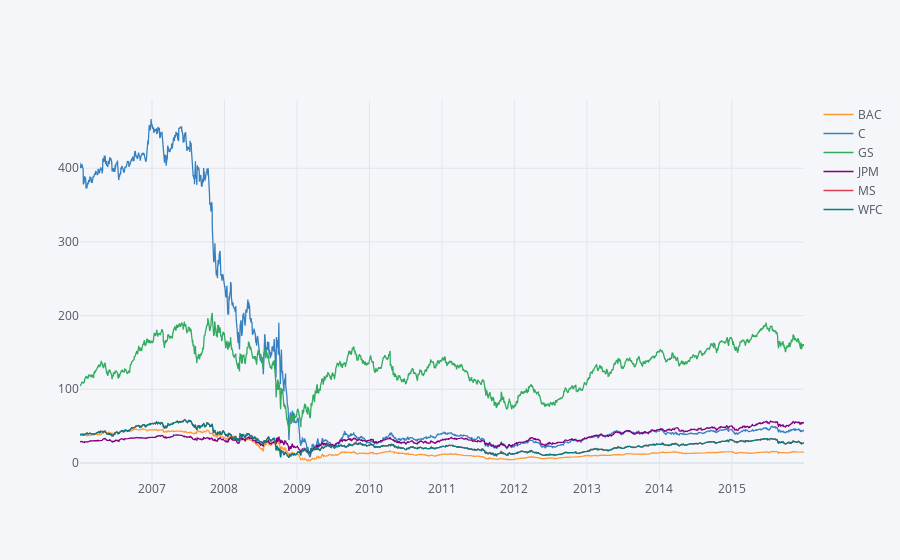

Notebook code cell kept with this figure:
### Markdown cell above
Created a more interactive line plot using iplot showing closing price for each bank

### Code cell
bank_stocks.xs(key='Close',axis=1,level='Stock Info').iplot()

### Figure 1 — Plotly figure (JSON) as saved in the notebook; plotly's stock layout.template omitted (floating-point values rounded to 4 significant figures; data arrays with more than 128 entries replaced by an {"elided": "..."} marker saying what was removed)
{"data": [{"line": {"color": "rgba(255, 153, 51, 1.0)", "dash": "solid", "shape": "linear", "width": 1.3}, "mode": "lines", "name": "BAC", "text": "", "type": "scatter", "x": {"elided": "2517 str values"}, "y": {"elided": "2517 float values"}}, {"line": {"color": "rgba(55, 128, 191, 1.0)", "dash": "solid", "shape": "linear", "width": 1.3}, "mode": "lines", "name": "C", "text": "", "type": "scatter", "x": {"elided": "2517 str values"}, "y": {"elided": "2517 float values"}}, {"line": {"color": "rgba(50, 171, 96, 1.0)", "dash": "solid", "shape": "linear", "width": 1.3}, "mode": "lines", "name": "GS", "text": "", "type": "scatter", "x": {"elided": "2517 str values"}, "y": {"elided": "2517 float values"}}, {"line": {"color": "rgba(128, 0, 128, 1.0)", "dash": "solid", "shape": "linear", "width": 1.3}, "mode": "lines", "name": "JPM", "text": "", "type": "scatter", "x": {"elided": "2517 str values"}, "y": {"elided": "2517 float values"}}, {"line": {"color": "rgba(219, 64, 82, 1.0)", "dash": "solid", "shape": "linear", "width": 1.3}, "mode": "lines", "name": "MS", "text": "", "type": "scatter", "x": {"elided": "2517 str values"}, "y": {"elided": "2517 mixed values"}}, {"line": {"color": "rgba(0, 128, 128, 1.0)", "dash": "solid", "shape": "linear", "width": 1.3}, "mode": "lines", "name": "WFC", "text": "", "type": "scatter", "x": {"elided": "2517 str values"}, "y": {"elided": "2517 mixed values"}}], "layout": {"legend": {"bgcolor": "#F5F6F9", "font": {"color": "#4D5663"}}, "paper_bgcolor": "#F5F6F9", "plot_bgcolor": "#F5F6F9", "title": {"font": {"color": "#4D5663"}}, "xaxis": {"gridcolor": "#E1E5ED", "showgrid": true, "tickfont": {"color": "#4D5663"}, "title": {"font": {"color": "#4D5663"}, "text": ""}, "zerolinecolor": "#E1E5ED"}, "yaxis": {"gridcolor": "#E1E5ED", "showgrid": true, "tickfont": {"color": "#4D5663"}, "title": {"font": {"color": "#4D5663"}, "text": ""}, "zerolinecolor": "#E1E5ED"}}}
